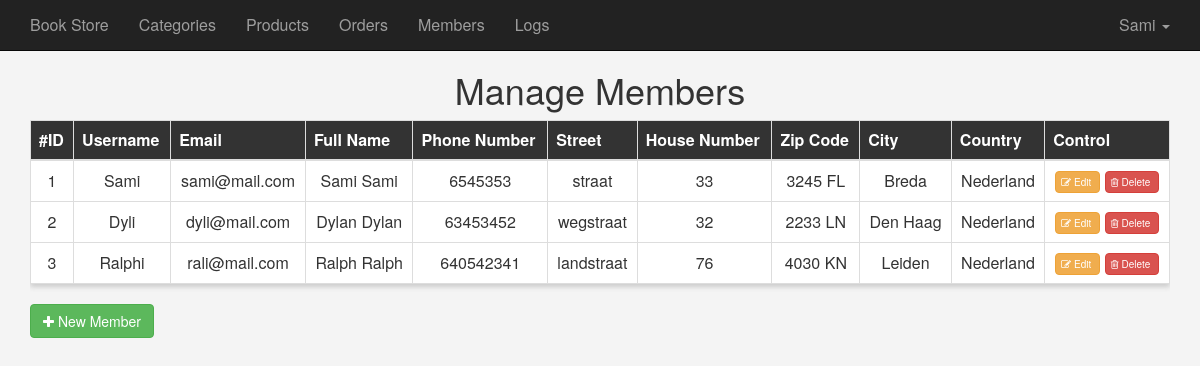
The app's page /admin/members.php (signed in) with its own data.
### tables this page shows
CREATE TABLE `klant` (
  `klant_id` int(11) NOT NULL,
  `username` varchar(45) DEFAULT NULL,
  `password` varchar(45) DEFAULT NULL,
  `email` varchar(45) DEFAULT NULL,
  `full_name` varchar(45) DEFAULT NULL,
  `phone_number` int(11) DEFAULT NULL,
  `street` varchar(45) DEFAULT NULL,
  `house_number` varchar(45) DEFAULT NULL,
  `zip_code` varchar(45) DEFAULT NULL,
  `city` varchar(45) DEFAULT NULL,
  `country` varchar(45) DEFAULT NULL,
  `group_id` tinyint(1) DEFAULT '0'
);

### admin/members.php (the view, shortened to what this page needs)
<?php
if(isset($_SESSION['username'])) {
		include 'init.php';
		$do = isset($_GET['do']) ? $_GET['do'] : 'Manage';
		if($do == 'Manage') {
			$sql = "SELECT * FROM klant";
			$stmt = $db->prepare($sql);
			$stmt->execute();
			$rows = $stmt->fetchAll(PDO::FETCH_ASSOC);
		?>
			<h1 class="text-center">Manage Members</h1>
			<div class="container">
				<div class="table-responsive">
					<table class="main-table table table-hover table-bordered text-center">
						<thead>
							<tr>
								<th>#ID</th>
								<th>Username</th>
								<th>Email</th>
								<th>Full Name</th>
								<th>Phone Number</th>
								<th>Street</th>
								<th>House Number</th>
								<th>Zip Code</th>
								<th>City</th>
								<th>Country</th>
								<th>Control</th>
							</tr>
						</thead>
						<tbody>
						<?php
							foreach($rows as $row) {
								echo "<tr>";
									echo "<td>" . $row['klant_id']   .  "</td>";
									echo "<td>" . $row['username']  .  "</td>";
									echo "<td>" . $row['email']     .  "</td>";
									echo "<td>" . $row['full_name'] .  "</td>";
									echo "<td>" . $row['phone_number'] 		.  "</td>";
									echo "<td>" . $row['street'] 		.  "</td>";
									echo "<td>" . $row['house_number'] 		.  "</td>";
									echo "<td>" . $row['zip_code'] 		.  "</td>";
									echo "<td>" . $row['city'] 		.  "</td>";
									echo "<td>" . $row['country'] 		.  "</td>";
									echo "<td>" .
										   '<a href="?do=Edit&userid='. $row['klant_id'] . '" class="btn btn-warning"><i class="fa fa-edit"></i>Edit</a>
											<a href="?do=Delete&userid=' . $row['klant_id'] . '" class="btn btn-danger confirm"><i class="fa fa-trash-o"></i>Delete</a>'
									   . "</td>";
								echo "</tr>";
							}
						 ?>
						</tbody>
					</table>
				</div>
				<a href="members.php?do=Add" class="btn btn-success"><i class="fa fa-plus"></i> New Member</a>
			</div>
  <?php
		 }
		include $tpl . 'footer.inc.php';
} else {
	header('Location: index.php');
	exit();
}

### admin/layout/css/admin.css (style rules this page uses)
body { background-color: #f4f4f4; font-size: 16px; padding-top: 50px; }
.main-table { box-shadow: 0 3px 5px #ccc; }
.main-table thead { background-color: #333; color: #fff; }
.main-table td { vertical-align: middle !important; background-color: #fff; }
.main-table .btn { padding: 3px 8px; font-size: 10px; }
.main-table .btn i { position: relative; top:0px; right: 3px; }

### records on screen
klant: klant_id "1", username "Sami", email "sami@mail.com", full_name "Sami Sami", phone_number "6545353", street "straat", house_number "33", zip_code "3245 FL", city "Breda", country "Nederland"
klant: klant_id "2", username "Dyli", email "dyli@mail.com", full_name "Dylan Dylan", phone_number "63453452", street "wegstraat", house_number "32", zip_code "2233 LN", city "Den Haag", country "Nederland"
klant: klant_id "3", username "Ralphi", email "rali@mail.com", full_name "Ralph Ralph", phone_number "640542341", street "landstraat", house_number "76", zip_code "4030 KN", city "Leiden", country "Nederland"

### other values on screen
lang('HOME_ADMIN') "Book Store"
lang('CATEGORIES') "Categories"
lang('ITEMS') "Products"
lang('ORDERS') "Orders"
lang('MEMBERS') "Members"
lang('LOGS') "Logs"
